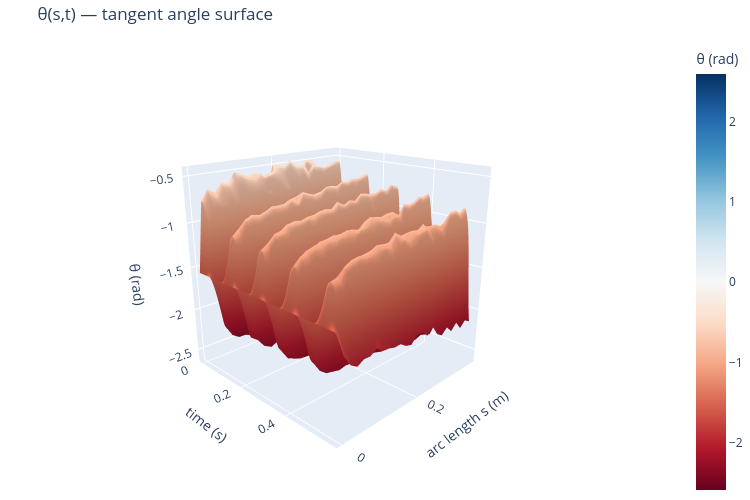

Notebook code for this chart:
### Markdown cell above
# Segments angel plotting

### Code cell
import plotly.graph_objects as go

# ── θ(s,t) surface ────────────────────────────────────────────────────────
_stride    = 1
_fr        = np.arange(0, n_frames, _stride)
_s_theta   = np.linspace(0, L0, N)          # arc length at segment midpoints (m)
_THETA     = theta_smooth[_fr, :].T         # (N, n_t)
_t_ax      = t_raw[_fr]

fig = go.Figure(go.Surface(
    x=_t_ax, y=_s_theta, z=_THETA,
    colorscale='RdBu', cmid=0,
    colorbar=dict(title='θ (rad)')
))
fig.update_layout(
    title='θ(s,t) — tangent angle surface',
    scene=dict(
        xaxis_title='time (s)',
        yaxis_title='arc length s (m)',
        zaxis_title='θ (rad)',
        camera=dict(eye=dict(x=1.8, y=-1.8, z=0.9))
    ),
    width=750, height=500, margin=dict(l=0, r=0, t=40, b=0)
)
fig.show()

# ── θ heatmap ─────────────────────────────────────────────────────────────
fig2d, ax = plt.subplots(figsize=(8, 4), dpi=100)
im = ax.imshow(_THETA, aspect='auto', origin='lower',
               extent=[_t_ax[0], _t_ax[-1], 0, L0],
               cmap='RdBu')
fig2d.colorbar(im, ax=ax, label='θ (rad)')
ax.set_xlabel('time (s)')
ax.set_ylabel('arc length s (m)')
ax.set_title('θ(s,t) — tangent angle heatmap')
plt.tight_layout()
plt.show()

# ── θ(t) time series at 4 segments ────────────────────────────────────────
_seg_inspect = [0, N//4, N//2, N-1]
_seg_labels  = [f'seg {k}  (s={_s_theta[k]:.3f} m)' for k in _seg_inspect]

fig3, axes = plt.subplots(len(_seg_inspect), 1, figsize=(10, 8), sharex=True, dpi=100)
fig3.suptitle('θ(t) at 4 segments along the rod', fontsize=12)
for ax, k, lbl in zip(axes, _seg_inspect, _seg_labels):
    ax.plot(t_raw, theta_smooth[:, k], lw=1)
    ax.set_ylabel('θ (rad)', fontsize=9)
    ax.set_title(lbl, fontsize=9)
    ax.grid(True, alpha=0.3)
    ax.annotate(f'std={theta_smooth[:,k].std():.3f} rad  '
                f'range=[{theta_smooth[:,k].min():.2f}, {theta_smooth[:,k].max():.2f}]',
                xy=(0.02, 0.75), xycoords='axes fraction', fontsize=8, color='navy')
axes[-1].set_xlabel('time (s)')
plt.tight_layout()
plt.show()

print(f'θ shape: {theta_smooth.shape}  ({N} segments × {n_frames} frames)')
print(f'θ range: [{theta_smooth.min():.3f}, {theta_smooth.max():.3f}] rad  '
      f'({np.degrees(theta_smooth.min()):.1f}°, {np.degrees(theta_smooth.max()):.1f}°)')

### Figure 1 — Plotly figure (JSON) as saved in the notebook; plotly's stock layout.template omitted (floating-point values rounded to 4 significant figures; data arrays with more than 128 entries replaced by an {"elided": "..."} marker saying what was removed)
{"data": [{"cmid": 0, "colorbar": {"title": {"text": "θ (rad)"}}, "colorscale": [[0, "rgb(103,0,31)"], [0.1, "rgb(178,24,43)"], [0.2, "rgb(214,96,77)"], [0.3, "rgb(244,165,130)"], [0.4, "rgb(253,219,199)"], [0.5, "rgb(247,247,247)"], [0.6, "rgb(209,229,240)"], [0.7, "rgb(146,197,222)"], [0.8, "rgb(67,147,195)"], [0.9, "rgb(33,102,172)"], [1, "rgb(5,48,97)"]], "type": "surface", "x": [0.0, 0.005155, 0.01031, 0.01546, 0.02062, 0.02577, 0.03093, 0.03608, 0.04124, 0.04639, 0.05155, 0.0567, 0.06186, 0.06701, 0.07216, 0.07732, 0.08247, 0.08763, 0.09278, 0.09794, 0.1031, 0.1082, 0.1134, 0.1186, 0.1237, 0.1289, 0.134, 0.1392, 0.1443, 0.1495, 0.1546, 0.1598, 0.1649, 0.1701, 0.1753, 0.1804, 0.1856, 0.1907, 0.1959, 0.201, 0.2062, 0.2113, 0.2165, 0.2216, 0.2268, 0.232, 0.2371, 0.2423, 0.2474, 0.2526, 0.2577, 0.2629, 0.268, 0.2732, 0.2784, 0.2835, 0.2887, 0.2938, 0.299, 0.3041, 0.3093, 0.3144, 0.3196, 0.3247, 0.3299, 0.3351, 0.3402, 0.3454, 0.3505, 0.3557, 0.3608, 0.366, 0.3711, 0.3763, 0.3814, 0.3866, 0.3918, 0.3969, 0.4021, 0.4072, 0.4124, 0.4175, 0.4227, 0.4278, 0.433, 0.4381, 0.4433, 0.4485, 0.4536, 0.4588, 0.4639, 0.4691, 0.4742, 0.4794, 0.4845, 0.4897, 0.4948, 0.5, 0.5052, 0.5103, 0.5155, 0.5206, 0.5258, 0.5309, 0.5361, 0.5412, 0.5464, 0.5515, 0.5567, 0.5619, 0.567, 0.5722], "y": [0.0, 0.01596, 0.03192, 0.04788, 0.06383, 0.07979, 0.09575, 0.1117, 0.1277, 0.1436, 0.1596, 0.1755, 0.1915, 0.2075, 0.2234, 0.2394, 0.2553, 0.2713, 0.2873, 0.3032, 0.3192, 0.3351, 0.3511, 0.367, 0.383], "z": {"elided": "25x112 float values"}}], "layout": {"height": 500, "margin": {"b": 0, "l": 0, "r": 0, "t": 40}, "scene": {"camera": {"eye": {"x": 1.8, "y": -1.8, "z": 0.9}}, "xaxis": {"title": {"text": "time (s)"}}, "yaxis": {"title": {"text": "arc length s (m)"}}, "zaxis": {"title": {"text": "θ (rad)"}}}, "title": {"text": "θ(s,t) — tangent angle surface"}, "width": 750}}
